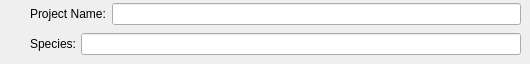
              <widget class="QWidget" name="page_12">
               <widget class="QWidget" name="layoutWidget">
                <property name="geometry">
                 <rect>
                  <x>30</x>
                  <y>3</y>
                  <width>491</width>
                  <height>22</height>
                 </rect>
                </property>
                <layout class="QHBoxLayout" name="horizontalLayout_14">
                 <item>
                  <widget class="QLabel" name="label_6">
                   <property name="text">
                    <string>Project Name:</string>
                   </property>
                  </widget>
                 </item>
                 <item>
                  <widget class="QLineEdit" name="lineEdit_4"/>
                 </item>
                </layout>
               </widget>
               <widget class="QWidget" name="layoutWidget">
                <property name="geometry">
                 <rect>
                  <x>30</x>
                  <y>33</y>
                  <width>491</width>
                  <height>22</height>
                 </rect>
                </property>
                <layout class="QHBoxLayout" name="horizontalLayout_34">
                 <item>
                  <widget class="QLabel" name="label_30">
                   <property name="sizePolicy">
                    <sizepolicy hsizetype="Maximum" vsizetype="Preferred">
                     <horstretch>0</horstretch>
                     <verstretch>0</verstretch>
                    </sizepolicy>
                   </property>
                   <property name="maximumSize">
                    <size>
                     <width>45</width>
                     <height>16777215</height>
                    </size>
                   </property>
                   <property name="text">
                    <string>Species:</string>
                   </property>
                  </widget>
                 </item>
                 <item>
                  <widget class="QLineEdit" name="lineEdit_13">
                   <property name="enabled">
                    <bool>true</bool>
                   </property>
                  </widget>
                 </item>
                </layout>
               </widget>
              </widget>
